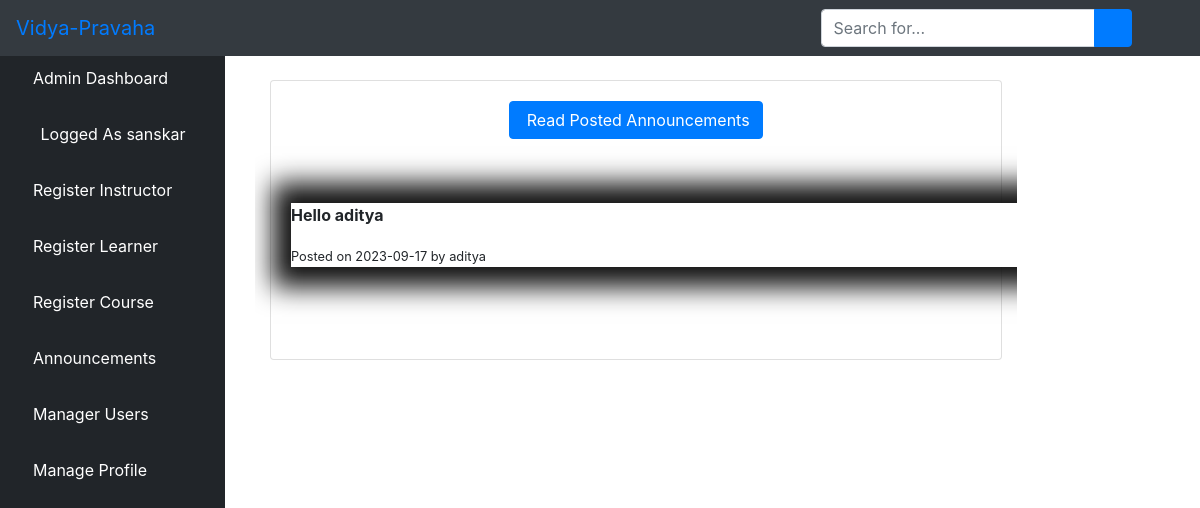
The page /alpost/ (signed in) on the database its author committed.
### Vidya-Pravaha/elearn/models.py (models this page shows)
class User(AbstractUser):
    is_learner = models.BooleanField(default=False)
    is_instructor = models.BooleanField(default=False)
    is_admin = models.BooleanField(default=False)
    is_parent = models.BooleanField(default=False)

class Announcement(models.Model):
    user = models.ForeignKey(User, on_delete=models.CASCADE)
    content = models.TextField()
    posted_at = models.DateTimeField(auto_now=True, null=True)
    def __str__(self):
        return str(self.content)

### Vidya-Pravaha/elearn/views.py (the view)
# urls.py: path('alpost/', views.AdminListTise.as_view(), name='alpost'),
class AdminListTise(LoginRequiredMixin, ListView):
    model = Announcement
    template_name = 'dashboard/admin/tise_list.html'
    def get_queryset(self):
        return Announcement.objects.filter(posted_at__lt=timezone.now()).order_by('posted_at')

### Vidya-Pravaha/elearn/templates/dashboard/admin/tise_list.html (shortened to what this page needs)
{% extends 'dashboard/admin/base.html' %}
{% block body %}
  <div class="container-fluid">
        <div class="row">
          <div class="col-11 mb-3">
          <div class="col-11 mb-3">
                <div id="content-wrapper" style="padding-top: 30px">
        <div class="container-fluid">
            <div class="card mb-3">
                <div class="card-body">
    <center><a href="/llchat"><button class="btn btn btn-primary">
    Read Posted Announcements</button></a><br><br><br></center>
     {% for tise in object_list %}
        <div class="chat" style="width: 150%; background: white; box-shadow: 2px 0px 25px 20px #111;">
            <p><b class="chat-content">{{ tise|linebreaks }}</b></p>
            <small class="chat-date">Posted on {{ tise.posted_at }} by {{ tise.user }}</small>
        </div><br><br><br>
     {% empty %}
    <h1 class="heading">No Chats Yet Be The First To Message!</h1><br>
    {% endfor %}
    </div>
                      </div>
                    </div>
                  </div>
</div>
</div>
</div>
{% endblock body %}

### Vidya-Pravaha/elearn/templates/dashboard/admin/base.html (shortened to what this page needs)
<!DOCTYPE html>
<html lang="en">
<head>
    {% load static %}
    <link href="{% static 'vendor/fontawesome-free/css/all.min.css' %}" rel="stylesheet" type="text/css">
    <link href="{% static 'vendor/datatables/dataTables.bootstrap4.css' %}" rel="stylesheet">
    <link href="{% static 'css/sb-admin.css' %}" rel="stylesheet">
</head>
<body id="page-top">
<nav class="navbar navbar-expand navbar-dark bg-dark fixed-top">
    <a class="navbar-brand mr-1 text-primary" href="">Vidya-Pravaha</a>
    <button class="btn btn-link btn-sm text-white order-1 order-sm-0" id="sidebarToggle" href="#">
        <i class="fas fa-bars"></i>
    </button>
    <form class="d-none d-md-inline-block form-inline ml-auto mr-0 mr-md-3 my-2 my-md-0">
        <div class="input-group">
            <input type="text" class="form-control" placeholder="Search for..." aria-label="Search" aria-describedby="basic-addon2">
            <div class="input-group-append">
                <button class="btn btn-primary" type="button">
                    <i class="fas fa-search"></i>
                </button>
            </div>
        </div>
    </form>
    <ul class="navbar-nav ml-auto ml-md-0">
        <li class="nav-item dropdown no-arrow">
            <a class="nav-link dropdown-toggle" href="#" id="userDropdown" role="button" data-toggle="dropdown" aria-haspopup="true" aria-expanded="false">
                <i class="fas fa-user-circle fa-fw text-primary"></i>
            </a>
        </li>
    </ul>
</nav>
<div id="wrapper" style="padding-top: 50px;">
<ul class="sidebar navbar-nav">
    <li class="nav-item active">
        <a class="nav-link" href="{% url 'dashboard' %}">
         <i class="fa fa-home" aria-hidden="true"></i>
            <span>Admin Dashboard</span>
        </a>
    </li>
    <li class="nav-item active">
        <a class="nav-link" href="">
            <i class="fas fa-user-circle fa-fw text-primary"></i>
            <span>Logged As {{ user.username }}</span>
        </a>
    </li>
    <li class="nav-item">
        <a class="nav-link" href="{% url 'isign' %}">
        <i class="fas fa-chalkboard-teacher"></i>
            <span style="color: white">Register Instructor</span>
        </a>
    </li>
     <li class="nav-item">
        <a class="nav-link" href="{% url 'addlearner' %}">
        <i class="fas fa-user-graduate"></i>
            <span style="color: white">Register Learner</span>
        </a>
    </li>
    <li class="nav-item">
        <a class="nav-link" href="{% url 'course' %}">
        <i class="fas fa-book-reader"></i>
            <span style="color: white">Register Course</span>
        </a>
    </li>
    <li class="nav-item dropdown no-arrow">
                            <a class="nav-link dropdown-toggle" data-toggle="dropdown" aria-haspopup="true" aria-expanded="false" href="">
        <i class="fas fa-bell"></i>
            <span style="color: white">Announcements</span>
        </a>
        </li>
    <li class="nav-item">
        <a class="nav-link" href="{% url 'aluser' %}">
            <i class="fas fa-users"></i>
            <span style="color: white">Manager Users</span>
        </a>
    </li>
    <li class="nav-item dropdown no-arrow">
                            <a class="nav-link dropdown-toggle" data-toggle="dropdown" aria-haspopup="true" aria-expanded="false" href="">
            <i class="fas fa-user"></i>
            <span style="color: white">Manage Profile</span>
        </a>
        </li>
</ul>
    {% block body %}{% endblock %}
</div>

### rows shown on the page
User: username "sanskar"
Announcement: posted_at "2023-09-17", user "aditya"
